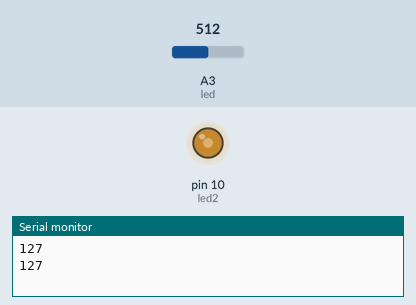
Recording of a sketch running on a simulated Arduino Uno, built with avr-gcc and run on an emulated ATmega328P. Shown: output pins drawn as LEDs (lit = HIGH), the last lines printed to the serial monitor. Inputs (shaded band) come from the test bench; at power-on: A3 (led) = 512.

Above: at 1.8 s.
1.9 s: A3 (led) set to 716
At 3.0 s:
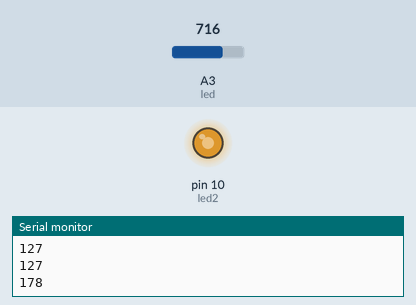
3.5 s: A3 (led) set to 900
At 4.5 s:
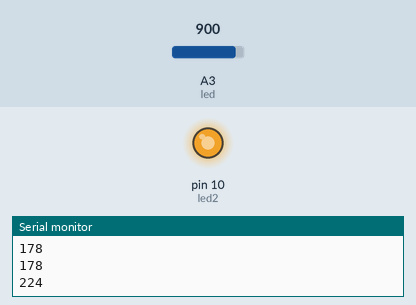
5.5 s: A3 (led) set to 122
At 7.2 s:
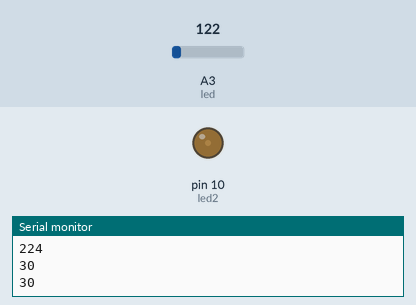
7.5 s: A3 (led) set to 0
At 8.8 s:
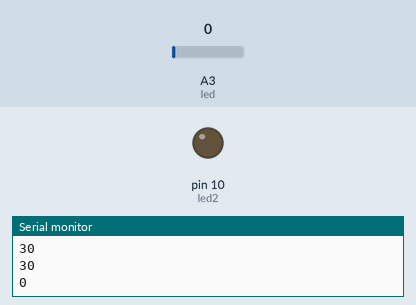
9.5 s: A3 (led) set to 511
At 10.3 s:
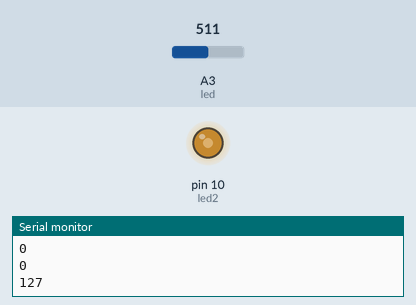
Timing chart, 0 to 12.5 s (numbered marks = the images above; inputs shaded):
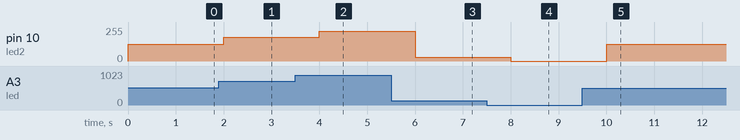

Measured:
- after the input at 1.9 s, pin 10 (led2): 127/255 → 178/255 after 0.10 s
- after the input at 3.5 s, pin 10 (led2): 178/255 → 224/255 after 0.50 s
- after the input at 5.5 s, pin 10 (led2): 224/255 → 30/255 after 0.50 s
- after the input at 7.5 s, pin 10 (led2): 30/255 → 0/255 after 0.50 s
- after the input at 9.5 s, pin 10 (led2): 0/255 → 127/255 after 0.50 s

The sketch:

control_external_led_with_pot.ino
```cpp
int led=3;
int led2=10;
int x;
int y;
int y2;
int s;
float z;
void setup() {
pinMode(led2,OUTPUT);
pinMode(led,INPUT);
Serial.begin(9600);
}
void loop()
{
x=analogRead(led);
y2=map(x, 0, 1023, 0, 255);
analogWrite(led2,y2);
Serial.println(y2);
delay(1000);
}
```
